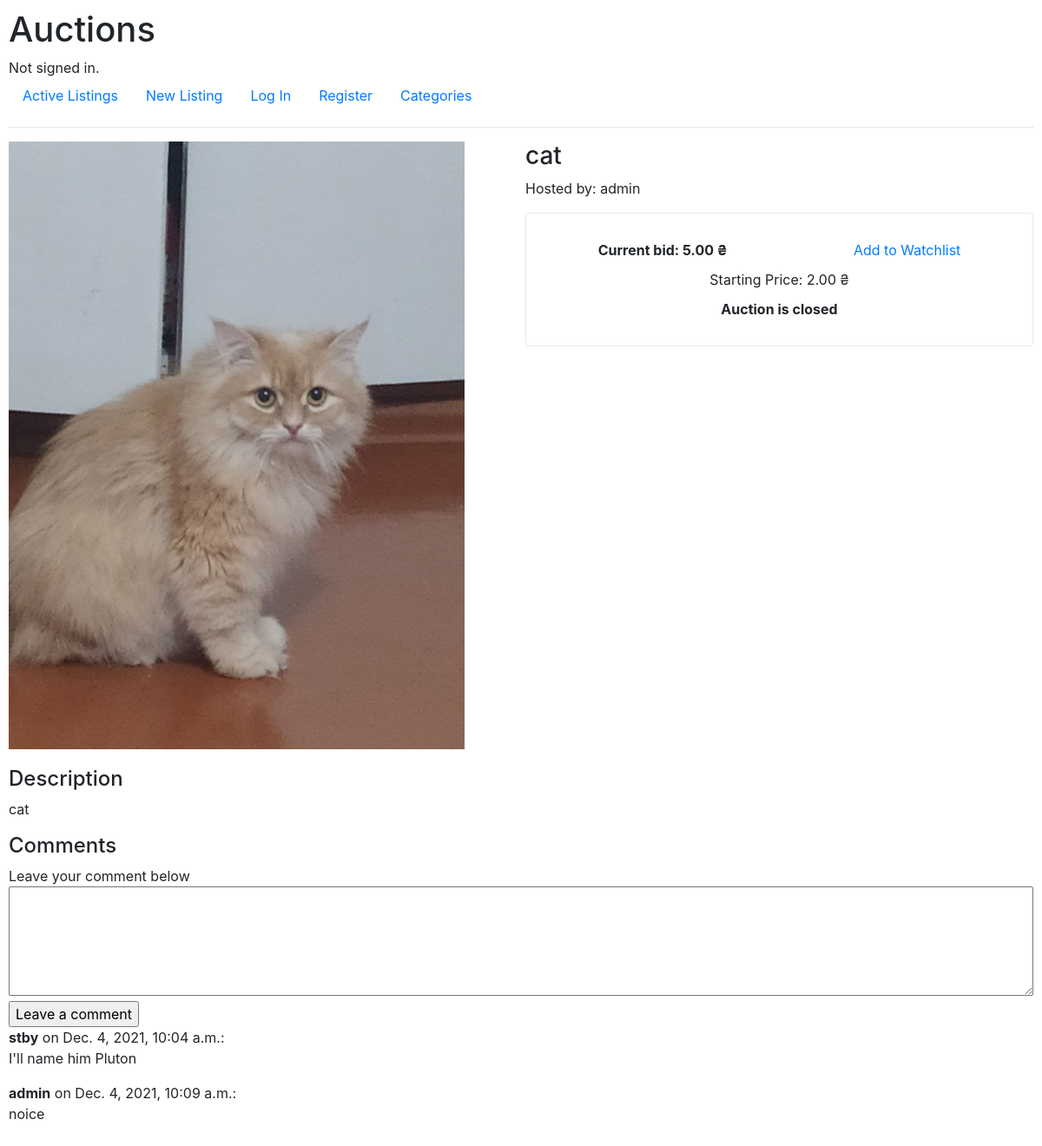
Page /item/1 on the committed database.
### auctions/models.py (models this page shows, shortened)
class Listing(models.Model):
    owner = models.ForeignKey(User, on_delete=models.CASCADE)
    title = models.CharField(max_length=64)
    description = models.TextField()
    category = models.ForeignKey(Category, on_delete=models.CASCADE, default=1)
    photo = models.ImageField(upload_to='images')#, default='images/no_foto.png'
    price = models.DecimalField(decimal_places=2, max_digits=20)
    state = models.BooleanField(default=True)
    @property
    def photo_url(self):
        if self.photo and hasattr(self.photo, 'url'):
            return self.photo.url

class User(AbstractUser):
    pass

class Bid(models.Model):
    user = models.ForeignKey(User, on_delete=models.CASCADE)
    listing = models.ForeignKey(Listing, on_delete=models.CASCADE)
    bid = models.DecimalField(decimal_places=2, max_digits=20)

class Comment(models.Model):
    by_user = models.ForeignKey(User, on_delete=models.CASCADE)
    listing = models.ForeignKey(Listing, on_delete=models.CASCADE)
    text = models.TextField()
    date = models.DateTimeField(auto_now=True)

### auctions/views.py (the view)
# urls.py: path("item/<int:id>", views.open_listing, name="open_listing"),
def open_listing(request, id):
    print(request.POST)
    listing = Listing.objects.get(pk=id)
    bids = Bid.objects.filter(listing=id)
    current_bid = listing.price
    watchlist = Watchlist.objects.all().filter(user_id=request.user.id, listings=listing)
    if len(watchlist) > 0:
        in_watchlist = True
    else:
        in_watchlist = False
    if len(bids) > 0:
        current_bid = max([bid.bid for bid in bids])
    winner = None
    if listing.state == False:
        winner_bid = Bid.objects.get(bid = current_bid)
        winner = winner_bid.user_id
    if request.method == 'POST' and 'make_bid' in request.POST:
        bid = request.POST['bid']
        owner = User.objects.get(pk=request.user.id)
        newbid = Bid.objects.create(user=owner, listing=listing, bid=bid)
        newbid.save()
        return HttpResponseRedirect(reverse("open_listing", args=(id,)))
    elif request.method == 'POST' and 'make_comment' in request.POST:
        text = request.POST['comment']
        by_user = User.objects.get(pk=request.user.id)
        new_comment = Comment.objects.create(by_user=by_user, listing=listing, text=text)
        new_comment.save()
        return HttpResponseRedirect(reverse("open_listing", args=(id,)))
    else:
        comments = Comment.objects.filter(listing=id)
        return render(request, "auctions/listing.html", {
                "listing" : listing,
                "bids" : bids,
                "current_bid" : current_bid,
                "comments" : comments,
                "in_watchlist" : in_watchlist,
                "winner" : winner
            })

### auctions/templates/auctions/listing.html (shortened to what this page needs)
{% extends "auctions/layout.html" %}
{% block body %}
    <div class="product-details">
        <div class="product-about">
            <div class="product-photo">
                <img src="{{ listing.photo_url }}">
            </div>
            <div class="product-info">
                <h3>{{ listing.title }}</h3>
                <p>Hosted by: {{ listing.owner }}</p>
                <div class="product-price-section">
                    <div class="row-1">
                        <span><b>Current bid: {{ current_bid }} ₴</b></span>
                        {% if in_watchlist %}
                            <a name="remove-from-watchlist"href="{% url 'remove_form_watchlist' listing.id %}">Remove From Watchlist</a>
                        {% else %}
                            <a name="add-to-watchlist"href="{% url 'add_to_watchlist' listing.id %}">Add to Watchlist</a>
                        {% endif %}
                    </div>
                    <div class="row-2">
                        <span>Starting Price: {{ listing.price }} ₴</span>
                    </div>
                    <div class="row-3">
                        {% if listing.state == True %}
                            {% if user.is_authenticated %}
                                {% if listing.owner_id == user.id %}
                                    <form id="close_auction_form" method="post" action="{% url 'close_auction' listing.id %}">
                                        {% csrf_token %}
                                        <input type="submit" class="btn btn-primary" value="Close auction">
                                    </form>
                                {% else %}
                                <form id="makebid" method="post" action="{% url 'open_listing' listing.id %}">
                                    {% csrf_token %}
                                    <input type="number" min="{{ current_bid }}" placeholder="{{current_bid}}" name="bid">
                                    <input type="submit" name="make_bid" value="Make Bid!">
                                </form>
                                {% endif %}
                            {% else %}
                                Sign in to make a bid
                            {% endif %}
                        {% else %}
                            <b>Auction is closed</b>
                        {% endif %}
                    </div>
                </div>
            </div>
        </div>
        <div class="product-description">
            <h4>Description</h4>
            <p>{{ listing.description }}</p>
        </div>
        <div class="product-comments">
            <h4>Comments</h4>
            <span>Leave your comment below</span>
            <form id="makecomment" method="post" action="{% url 'open_listing' listing.id %}">
                <textarea name="comment" required rows="5" style="width: 100%;"></textarea>
                <input type="submit" name="make_comment" value="Leave a comment">
            </form>
            <div class="users-comments">
                {% for comment in comments %}
                <div class="one-comment">
                    <div class="comment-author">
                        <b>{{ comment.by_user }}</b>
                        <span>on {{ comment.date }}:</span>
                    </div>
                    <div class="comment-text">
                        <p>{{comment.text}}</p>
                    </div>
                </div>
                {% endfor %}
            </div>
        </div>
    </div>
{% endblock %}

### auctions/static/auctions/styles.css (style rules this page uses)
body { padding: 10px; }
.product-details { display: flex; flex-direction: column; }
.product-about { display: flex; flex-direction: row; justify-content:space-around; padding-bottom: 20px; }
.product-photo { width: 50%; }
.product-photo img { max-width: 100%; max-height: 700px; }
.product-info { margin-left: 10px; width: 50%; }
.product-price-section { border: 1px solid #e9e9e9; border-radius: 4px; box-sizing: border-box; display: flex; flex-direction: column; padding: 30px 10px; }
.row-1 { display: flex; flex-direction: row; justify-content:space-around; }
.row-2 { margin-top: 10px; display: flex; flex-direction: row; justify-content:space-around; }
.row-3 { margin-top: 10px; display: flex; justify-content: space-evenly; }

### rows in the picture
Listing: photo_url (picture), title "cat", owner "admin", price "2.00", description "cat"
Bid: bid "5.00"
Comment: by_user "stby", date "Dec. 4, 2021, 10:04 a.m.", text "I'll name him Pluton"
Comment: by_user "admin", date "Dec. 4, 2021, 10:09 a.m.", text "noice"
